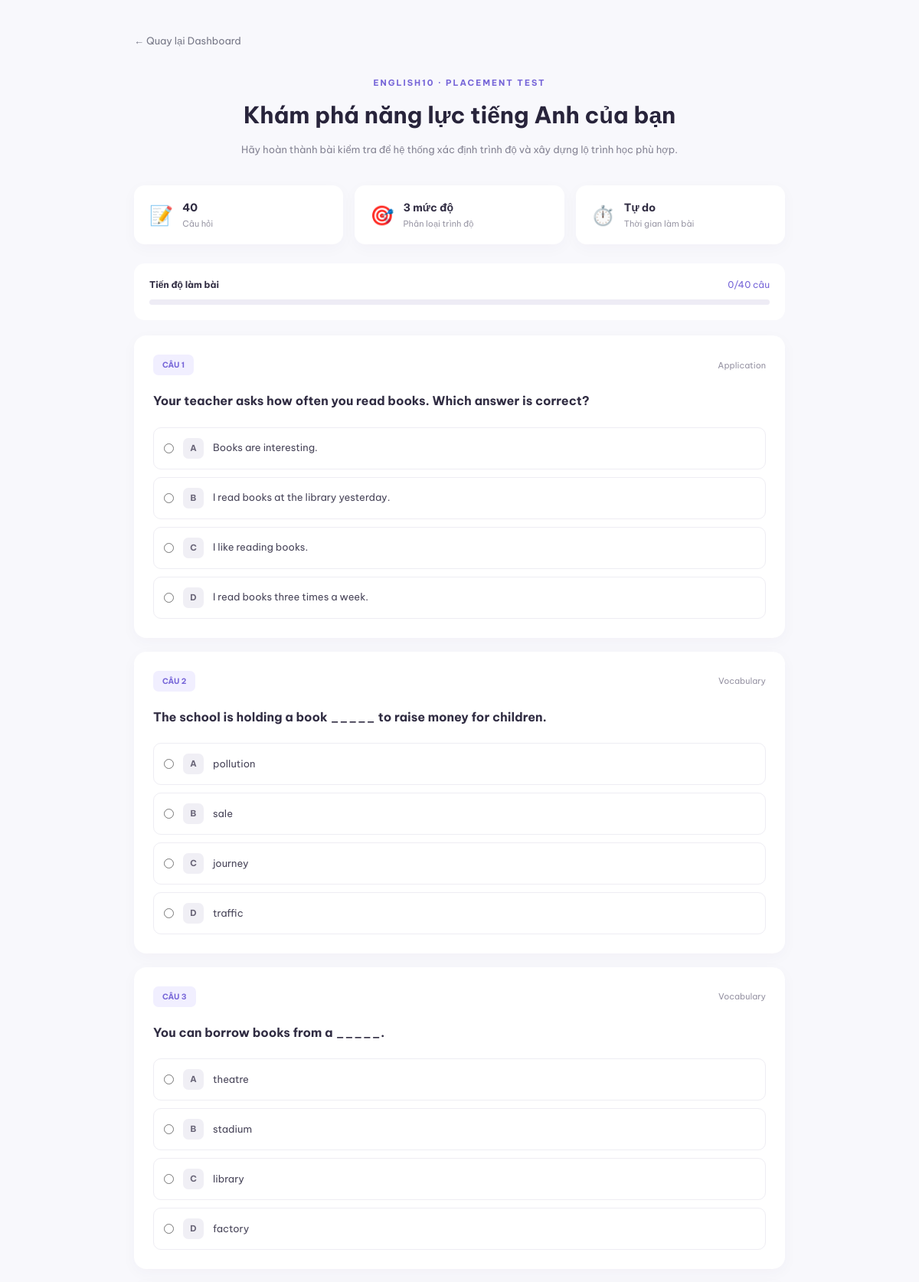
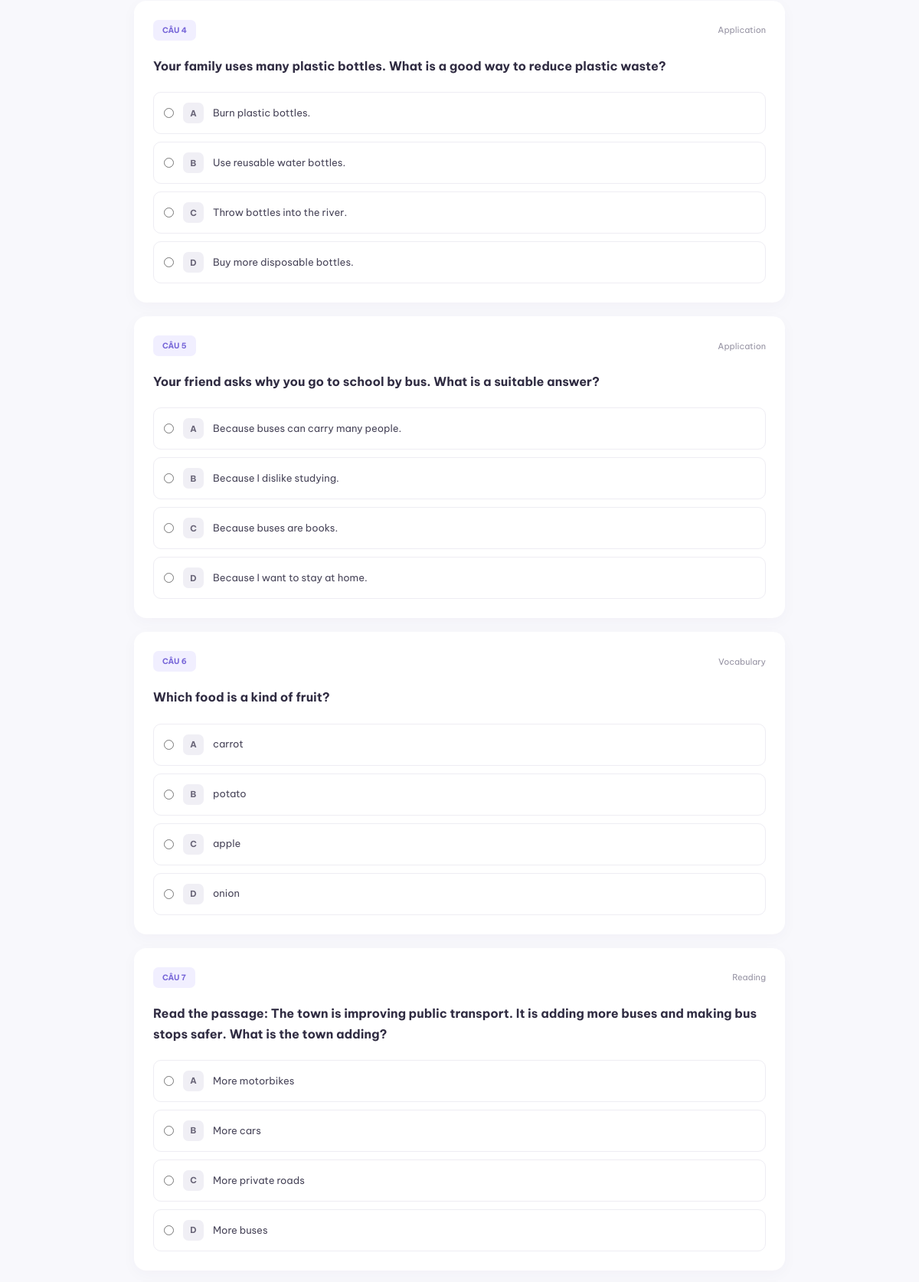
Screenshot of /placement-test (signed in, upper part) with the database file from the repository (2 pictures, top to bottom).
### database.py (models this page shows)
class Question(db.Model):
    __tablename__ = "questions"
    id = db.Column(db.Integer, primary_key=True)
    content = db.Column(db.Text, nullable=False)
    option_a = db.Column(db.String(255))
    option_b = db.Column(db.String(255))
    option_c = db.Column(db.String(255))
    option_d = db.Column(db.String(255))
    correct_answer = db.Column(db.String(1))
    skill = db.Column(db.String(30))
    difficulty = db.Column(db.String(20))

### app.py (the view, shortened to what this page needs)
@app.route("/placement-test", methods=["GET", "POST"])
@role_required("student")
def placement_test():
    PLACEMENT_QUESTION_COUNT = 40
    all_questions = Question.query.all()
    skills = ["vocabulary", "grammar", "reading", "application"]
    selected_questions = []
    for skill in skills:
        skill_questions = Question.query.filter_by(skill=skill).all()
        if len(skill_questions) < 10:
            flash(
                f"Ngân hàng câu hỏi {skill} chưa đủ 10 câu.",
                "danger"
            )
            return redirect(url_for("dashboard"))
        selected_questions.extend(random.sample(skill_questions, 10))
    random.shuffle(selected_questions)
    question_data = []
    question_options = {}
    for question in selected_questions:
        options = [
            {
                "text": question.option_a,
                "original": "A"
            },
            {
                "text": question.option_b,
                "original": "B"
            },
            {
                "text": question.option_c,
                "original": "C"
            },
            {
                "text": question.option_d,
                "original": "D"
            }
        ]
        options = [
            option for option in options
            if (
                option["text"] is not None
                and str(option["text"]).strip()
            )
        ]
        random.shuffle(options)
        displayed_options = []
        correct_displayed_answer = ""
        original_correct_answer = (
            question.correct_answer or ""
        ).strip().upper()
        for index, option in enumerate(options):
            displayed_letter = chr(65 + index)
            displayed_options.append({
                "letter": displayed_letter,
                "text": option["text"]
            })
            if option["original"] == original_correct_answer:
                correct_displayed_answer = displayed_letter
        question_options[question.id] = displayed_options
        question_data.append({
            "id": question.id,
            "correct_displayed_answer": correct_displayed_answer
        })
    session["placement_question_data"] = question_data
    return render_template(
        "placement_test.html",
        questions=selected_questions,
        question_options=question_options
    )

### app.py (called while the page is built)
@login_manager.user_loader
def load_user(user_id):
    return db.session.get(User, int(user_id))

def role_required(*roles):
    def decorator(function):
        @wraps(function)
        @login_required
        def wrapper(*args, **kwargs):
            if current_user.role not in roles:
                abort(403)
            return function(*args, **kwargs)
        return wrapper
    return decorator

### templates/placement_test.html (shortened to what this page needs)
{% extends "base.html" %}
{% block content %}
<div class="test-page">
    <div class="test-container">
        <div class="test-header">
            <a href="{{ url_for('dashboard') }}" class="test-back">← Quay lại Dashboard</a>
            <span class="test-label">ENGLISH10 · PLACEMENT TEST</span>
            <h1>Khám phá năng lực tiếng Anh của bạn</h1>
            <p>Hãy hoàn thành bài kiểm tra để hệ thống xác định trình độ và xây dựng lộ trình học phù hợp.</p>
        </div>
        <div class="test-info">
            <div class="test-info-item">
                <span>📝</span>
                <div>
                    <strong>{{ questions|length }}</strong>
                    <small>Câu hỏi</small>
                </div>
            </div>
            <div class="test-info-item">
                <span>🎯</span>
                <div>
                    <strong>3 mức độ</strong>
                    <small>Phân loại trình độ</small>
                </div>
            </div>
            <div class="test-info-item">
                <span>⏱️</span>
                <div>
                    <strong>Tự do</strong>
                    <small>Thời gian làm bài</small>
                </div>
            </div>
        </div>
        {% if questions %}
        <form method="POST" action="{{ url_for('placement_test') }}" id="placementForm">
            <div class="test-progress">
                <div class="test-progress-top">
                    <strong>Tiến độ làm bài</strong>
                    <span id="progressText">0/{{ questions|length }} câu</span>
                </div>
                <div class="test-progress-track">
                </div>
            </div>
            {% for question in questions %}
            <section class="question-card">
                <div class="question-top">
                    <span class="question-number">CÂU {{ loop.index }}</span>
                    <span class="question-skill">{{ question.skill or "General" }}</span>
                </div>
                <h3>{{ question.content }}</h3>
                <div class="answer-options">
                    {% for option in question_options[question.id] %}
                    <label class="answer-option">
                        <input
                            type="radio"
                            name="question_{{ question.id }}"
                            value="{{ option.letter }}"
                            required
                        >
                        <span class="option-letter">{{ option.letter }}</span>
                        <span class="option-text">{{ option.text }}</span>
                    </label>
                    {% endfor %}
                </div>
            </section>
            {% endfor %}
        </form>
        {% endif %}
    </div>
</div>
{% endblock %}

### static/css/style.css (style rules this page uses)
:root { --dark: #20212c; --purple: #7665d8; --light-purple: #f0edff; --text: #777887; --background: #faf9ff; }
* { margin: 0; padding: 0; box-sizing: border-box; }
html { scroll-behavior: smooth; min-height: 100%; }
body { min-height: 100%; font-family: 'Be Vietnam Pro', sans-serif; background: white; color: var(--dark); overflow-x: hidden; }
a { text-decoration: none; color: inherit; }
.test-page { min-height: 100vh; background: #f8f8fc; padding: 45px 20px 70px; }
.test-container { max-width: 850px; margin: 0 auto; }
.test-header { text-align: center; margin-bottom: 35px; }
.test-back { display: block; text-align: left; color: #777887; text-decoration: none; font-size: 13px; margin-bottom: 35px; }
.test-label { color: #7665d8; font-size: 11px; font-weight: 700; letter-spacing: 2px; }
.test-header h1 { font-size: 30px; color: #28243b; margin: 15px 0; }
.test-header p { color: #858494; font-size: 13px; line-height: 1.8; }
.test-info { display: grid; grid-template-columns: repeat(3, 1fr); gap: 15px; margin-bottom: 25px; }
.test-info-item { background: white; padding: 20px; border-radius: 14px; display: flex; align-items: center; gap: 12px; box-shadow: 0 5px 20px #33225508; }
.test-info-item > span { font-size: 25px; }
.test-info-item strong, .test-info-item small { display: block; }
.test-info-item strong { color: #302c42; font-size: 14px; }
.test-info-item small { color: #9997a5; font-size: 11px; margin-top: 5px; }
.test-progress { background: white; padding: 20px; border-radius: 14px; margin-bottom: 20px; }
.test-progress-top { display: flex; justify-content: space-between; font-size: 12px; margin-bottom: 12px; }
.test-progress-top strong { color: #302c42; }
.test-progress-top span { color: #7665d8; }
.test-progress-track { height: 7px; background: #eeecf5; border-radius: 20px; overflow: hidden; }
.question-card { position: relative; background: white; padding: 25px; border-radius: 16px; margin-bottom: 18px; box-shadow: 0 5px 20px #33225508; }
.question-top { display: flex; justify-content: space-between; align-items: center; margin-bottom: 20px; }
.question-number { color: #7665d8; background: #f1efff; padding: 7px 12px; border-radius: 7px; font-size: 10px; font-weight: 700; }
.question-skill { color: #9693a3; font-size: 11px; text-transform: capitalize; }
.question-card h3 { color: #302c42; font-size: 16px; line-height: 1.7; margin-bottom: 20px; }
.answer-options { display: grid; gap: 10px; }
.answer-option { display: flex; align-items: center; gap: 12px; border: 1px solid #eeedf3; padding: 13px; border-radius: 10px; cursor: pointer; transition: .2s; }
.answer-option input { accent-color: #7665d8; }
.option-letter { width: 27px; height: 27px; border-radius: 7px; background: #f0eff5; display: flex; align-items: center; justify-content: center; color: #686477; font-size: 11px; font-weight: 700; flex-shrink: 0; }
.option-text { font-size: 13px; color: #49465a; line-height: 1.5; }
body:has(.test-page) { height: auto; min-height: 100vh; overflow-y: auto; }
.test-page, .test-container { height: auto; overflow: visible; }

### rows the page displays
Question: skill "Application", content "Your teacher asks how often you read books. Which answer is correct?", letter "A", text "Books are interesting.", letter "B", text "I read books at the library yesterday.", letter "C", text "I like reading books.", letter "D", text "I read books three times a week."
Question: skill "Vocabulary", content "The school is holding a book _____ to raise money for children.", letter "A", text "pollution", letter "B", text "sale", letter "C", text "journey", letter "D", text "traffic"
Question: skill "Vocabulary", content "You can borrow books from a _____.", letter "A", text "theatre", letter "B", text "stadium", letter "C", text "library", letter "D", text "factory"
Question: skill "Application", content "Your family uses many plastic bottles. What is a good way to reduce plastic waste?", letter "A", text "Burn plastic bottles.", letter "B", text "Use reusable water bottles.", letter "C", text "Throw bottles into the river.", letter "D", text "Buy more disposable bottles."
Question: skill "Application", content "Your friend asks why you go to school by bus. What is a suitable answer?", letter "A", text "Because buses can carry many people.", letter "B", text "Because I dislike studying.", letter "C", text "Because buses are books.", letter "D", text "Because I want to stay at home."
Question: skill "Vocabulary", content "Which food is a kind of fruit?", letter "A", text "carrot", letter "B", text "potato", letter "C", text "apple", letter "D", text "onion"
Question: skill "Reading", content "Read the passage: The town is improving public transport. It is adding more buses and making bus stops safer. What is the town adding?", letter "A", text "More motorbikes", letter "B", text "More cars", letter "C", text "More private roads", letter "D", text "More buses"

### other values shown
{{ questions|length }} "40"
